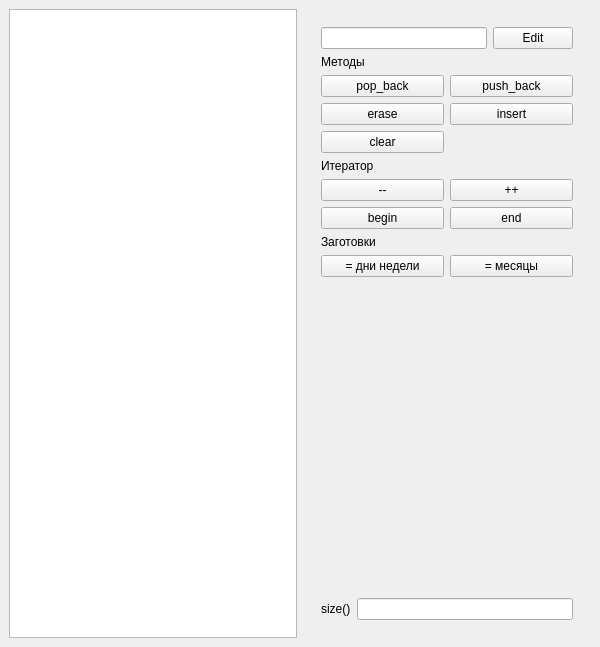
<?xml version="1.0" encoding="UTF-8"?>
<ui version="4.0">
 <class>MainWindow</class>
 <widget class="QMainWindow" name="MainWindow">
  <property name="geometry">
   <rect>
    <x>0</x>
    <y>0</y>
    <width>600</width>
    <height>647</height>
   </rect>
  </property>
  <property name="windowTitle">
   <string>std::vector demo</string>
  </property>
  <widget class="QWidget" name="centralwidget">
   <layout class="QHBoxLayout" name="horizontalLayout">
    <item>
     <layout class="QHBoxLayout" name="horizontalLayout_2">
      <item>
       <widget class="QListWidget" name="list_widget"/>
      </item>
      <item>
       <widget class="QFrame" name="verticalFrame">
        <layout class="QVBoxLayout" name="verticalLayout">
         <item>
          <widget class="QFrame" name="verticalFrame">
           <layout class="QVBoxLayout" name="verticalLayout_2">
            <item>
             <layout class="QHBoxLayout" name="horizontalLayout_5">
              <item>
               <widget class="QLineEdit" name="txt_elem_content"/>
              </item>
              <item>
               <widget class="QPushButton" name="pb_edit">
                <property name="text">
                 <string>Edit</string>
                </property>
               </widget>
              </item>
             </layout>
            </item>
            <item>
             <widget class="QLabel" name="label_2">
              <property name="text">
               <string>Методы</string>
              </property>
             </widget>
            </item>
            <item>
             <layout class="QGridLayout" name="gridLayout">
              <item row="3" column="0">
               <widget class="QPushButton" name="pb_clear">
                <property name="text">
                 <string>clear</string>
                </property>
               </widget>
              </item>
              <item row="0" column="0">
               <widget class="QPushButton" name="pb_pop_back">
                <property name="text">
                 <string>pop_back</string>
                </property>
               </widget>
              </item>
              <item row="0" column="1">
               <widget class="QPushButton" name="pb_push_back">
                <property name="text">
                 <string>push_back</string>
                </property>
               </widget>
              </item>
              <item row="1" column="0">
               <widget class="QPushButton" name="pb_erase">
                <property name="text">
                 <string>erase</string>
                </property>
               </widget>
              </item>
              <item row="1" column="1">
               <widget class="QPushButton" name="pb_insert">
                <property name="text">
                 <string>insert</string>
                </property>
               </widget>
              </item>
             </layout>
            </item>
            <item>
             <widget class="QLabel" name="label_4">
              <property name="text">
               <string>Итератор</string>
              </property>
             </widget>
            </item>
            <item>
             <layout class="QGridLayout" name="gridLayout_2">
              <item row="0" column="0">
               <widget class="QPushButton" name="pb_decrement">
                <property name="text">
                 <string>--</string>
                </property>
               </widget>
              </item>
              <item row="0" column="1">
               <widget class="QPushButton" name="pb_increment">
                <property name="text">
                 <string>++</string>
                </property>
               </widget>
              </item>
              <item row="1" column="0">
               <widget class="QPushButton" name="pb_begin">
                <property name="text">
                 <string>begin</string>
                </property>
               </widget>
              </item>
              <item row="1" column="1">
               <widget class="QPushButton" name="pb_end">
                <property name="text">
                 <string>end</string>
                </property>
               </widget>
              </item>
             </layout>
            </item>
            <item>
             <widget class="QLabel" name="label_3">
              <property name="text">
               <string>Заготовки</string>
              </property>
             </widget>
            </item>
            <item>
             <layout class="QHBoxLayout" name="horizontalLayout_3">
              <item>
               <widget class="QPushButton" name="pb_weekdays">
                <property name="text">
                 <string>= дни недели</string>
                </property>
               </widget>
              </item>
              <item>
               <widget class="QPushButton" name="pb_months">
                <property name="text">
                 <string>= месяцы</string>
                </property>
               </widget>
              </item>
             </layout>
            </item>
           </layout>
          </widget>
         </item>
         <item>
          <spacer name="verticalSpacer">
           <property name="orientation">
            <enum>Qt::Orientation::Vertical</enum>
           </property>
           <property name="sizeHint" stdset="0">
            <size>
             <width>20</width>
             <height>40</height>
            </size>
           </property>
          </spacer>
         </item>
         <item alignment="Qt::AlignmentFlag::AlignBottom">
          <widget class="QFrame" name="horizontalFrame_3">
           <layout class="QHBoxLayout" name="horizontalLayout_4">
            <item>
             <widget class="QLabel" name="label">
              <property name="text">
               <string>size()</string>
              </property>
             </widget>
            </item>
            <item>
             <widget class="QLineEdit" name="txt_size"/>
            </item>
           </layout>
          </widget>
         </item>
        </layout>
       </widget>
      </item>
     </layout>
    </item>
   </layout>
  </widget>
 </widget>
 <resources/>
 <connections/>
</ui>
